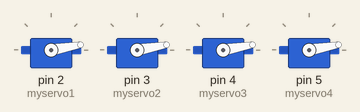
A sketch run on a simulated Arduino Uno, built with avr-gcc and run on an emulated ATmega328P. Parts: 4 × servo.

Above: at 0.1 s.
At 3.1 s:
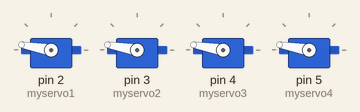
At 6.1 s:
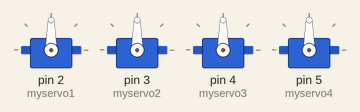
Timing chart, 0 to 7.6 s (numbered marks = the images above):
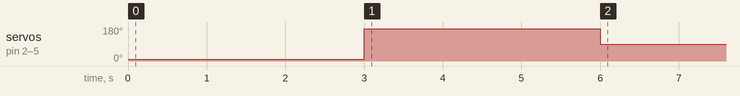

Measured:
- by itself, servo on pin 2 (myservo1), servo on pin 3 (myservo2), servo on pin 4 (myservo3), servo on pin 5 (myservo4): 10° → 170° at 3.0 s, → 90° 3.0 s later

The sketch:

Otto_servo_position_test1.ino
```cpp
/*
base info from https://www.arduino.cc/en/Reference/Servo
test sketch made by Nicu FLORICA (niq_ro) for verify position for Otto legs
*/
#include <Servo.h>

Servo myservo1;  // create servo object to control a servo 1
Servo myservo2;  // create servo object to control a servo 2
Servo myservo3;  // create servo object to control a servo 3
Servo myservo4;  // create servo object to control a servo 4

int minim = 10;
int maxim = 170;

void setup() {
  myservo1.attach(2);  // attaches the servo on pin 2 to the servo object 1
  myservo2.attach(3);  // attaches the servo on pin 3 to the servo object 2
  myservo3.attach(4);  // attaches the servo on pin 4 to the servo object 3
  myservo4.attach(5);  // attaches the servo on pin 5 to the servo object 4

  myservo1.write(minim);                  // sets the servo 1 position
  myservo2.write(minim);                  // sets the servo 2 position
  myservo3.write(minim);                  // sets the servo 3 position
  myservo4.write(minim);                  // sets the servo 4 position
delay(3000);
  myservo1.write(maxim);                  // sets the servo 1 position
  myservo2.write(maxim);                  // sets the servo 2 position
  myservo3.write(maxim);                  // sets the servo 3 position
  myservo4.write(maxim);                  // sets the servo 4 position
delay(3000);
}

void loop() {

  myservo1.write(90);                  // sets the servo 1 position
  myservo2.write(90);                  // sets the servo 2 position
  myservo3.write(90);                  // sets the servo 3 position
  myservo4.write(90);                  // sets the servo 4 position

  }
```
